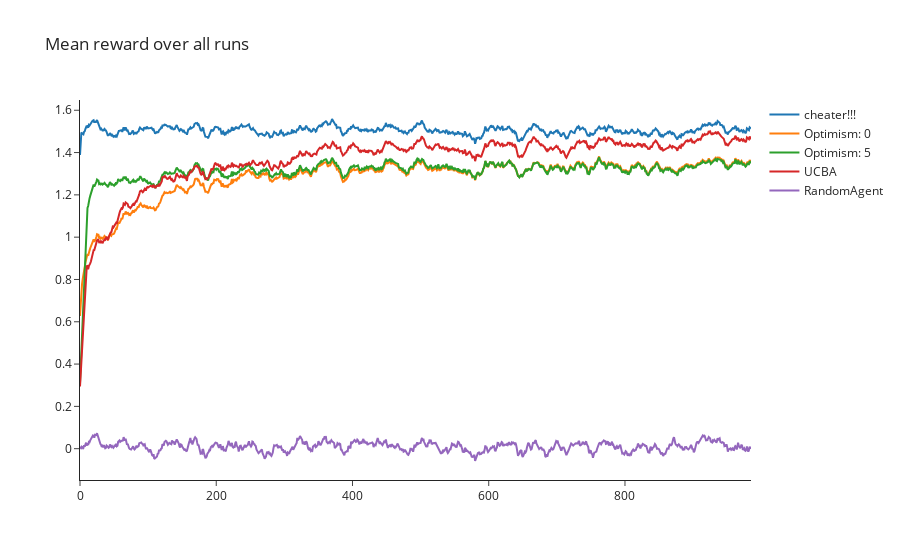

This figure's notebook cell:
### Code cell
class UCBActionSelection(Agent):
    def __init__(self, num_arms: int, seed: int, c: float):
        self.c = c
        super().__init__(num_arms, seed)

    def get_action(self):
        return np.argmax(self.Q + self.c * np.sqrt(np.log(self.t) / self.N))

    def observe(self, action, reward, info):
        self.N[action] += 1
        self.Q[action] += 1 / self.N[action] * (reward - self.Q[action])
        self.t += 1

    def reset(self, seed: int):
        self.N = np.zeros(self.num_arms)
        self.Q = np.ones(self.num_arms)
        self.t = 0
        super().reset(seed)


    def __repr__(self):
        # "counts: " + str(self.N) +"/n rewards: " + str(self.Q)
        return "UCBA"
if MAIN:
    cheater = CheatyMcCheater(num_arms, 0)
    reward_averaging = RewardAveraging(num_arms, 0, epsilon=0.1, optimism=0)
    reward_averaging_optimism = RewardAveraging(num_arms, 0, epsilon=0.1, optimism=5)
    ucb = UCBActionSelection(num_arms, 0, c=2.0)
    random = RandomAgent(num_arms, 0)

    names = []
    all_rewards = []

    for agent in [cheater, reward_averaging, reward_averaging_optimism, ucb, random]:
        (rewards, num_correct) = test_agent(env, agent, n_runs=N_RUNS)
        names.append(str(agent))
        all_rewards.append(rewards)

    plot_rewards(all_rewards, names, moving_avg_window=15)

### Figure 1 — Plotly figure (JSON) as saved in the notebook; plotly's stock layout.template omitted (floating-point values rounded to 4 significant figures; data arrays with more than 128 entries replaced by an {"elided": "..."} marker saying what was removed)
{"data": [{"mode": "lines", "name": "cheater!!!", "type": "scatter", "y": {"elided": "986 float values"}}, {"mode": "lines", "name": "Optimism: 0", "type": "scatter", "y": {"elided": "986 float values"}}, {"mode": "lines", "name": "Optimism: 5", "type": "scatter", "y": {"elided": "986 float values"}}, {"mode": "lines", "name": "UCBA", "type": "scatter", "y": {"elided": "986 float values"}}, {"mode": "lines", "name": "RandomAgent", "type": "scatter", "y": {"elided": "986 float values"}}], "layout": {"title": {"text": "Mean reward over all runs"}}}
